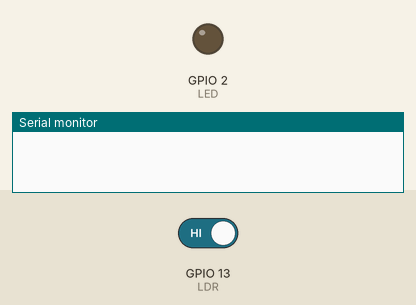
A sketch run on a simulated ESP32. On the bench: output pins drawn as LEDs (lit = HIGH), the last lines printed to the serial monitor. The inputs (shaded band) are chosen by the test bench; at power-on: GPIO 13 (LDR) HIGH.

Above: at 2.7 s.
2.8 s: GPIO 13 (LDR) driven LOW
4.5 s: GPIO 13 (LDR) driven HIGH
At 5.4 s:
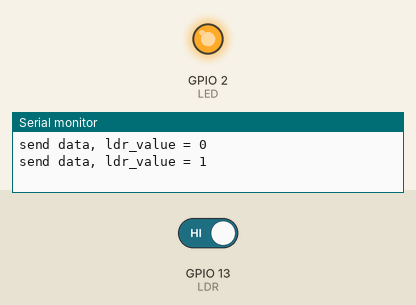
Timing chart, 0 to 7.5 s (numbered marks = the images above; inputs shaded):
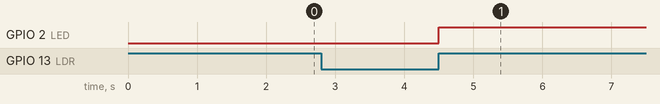

The sketch:

esp32_ldr_led_ubidots_mqtt.ino
```cpp
// Ubidots
#include "UbidotsEsp32Mqtt.h"
const char *UBIDOTS_TOKEN = "XXXX-xxxxxxxxxxxxxxxxxxxxxxxxxxxxxx";  // Put here your Ubidots TOKEN
const char *WIFI_SSID = "SSID";      // Put here your Wi-Fi SSID
const char *WIFI_PASS = "SSIDPASSWORD";      // Put here your Wi-Fi password
const char *DEVICE_LABEL = "esp32";   // Put here your Device label to which data  will be published
const char *VARIABLE_LABEL = "light"; // Put here your Variable label to which data  will be published
Ubidots ubidots(UBIDOTS_TOKEN);

// LDR
#define LDR 13
#define DARK 1
int ldr_value = 0;
int last_ldr_value = 1;

// LED
#define LED 2


void callback(char *topic, byte *payload, unsigned int length)
{
  Serial.print("Message arrived [");
  Serial.print(topic);
  Serial.print("] ");
  for (int i = 0; i < length; i++)
  {
    Serial.print((char)payload[i]);
  }
  Serial.println();
}

void setup()
{
  // put your setup code here, to run once:
  Serial.begin(115200);
  pinMode(LDR, INPUT);
  pinMode(LED, OUTPUT);
  mqtt_begin();
}

void loop()
{
  ldr_read();
  if (!ubidots.connected())
  {
    ubidots.reconnect();
  }
  ubidots.loop();
}
```

ldr.ino
```cpp
void ldr_read()
{
  ldr_value = digitalRead(LDR);
  if (ldr_value!=last_ldr_value)
  {
  if (ldr_value == DARK)
    {
      turn_on_led();
    }
    else
    {
      turn_off_led();
    }
    send_data();
    last_ldr_value = ldr_value;
  }
}

void turn_on_led()
{
  digitalWrite(LED, HIGH);
}

void turn_off_led()
{
  digitalWrite(LED, LOW);
}
```

mqtt.ino
```cpp
void mqtt_begin()
{
  // ubidots.setDebug(true);  // uncomment this to make debug messages available
  ubidots.connectToWifi(WIFI_SSID, WIFI_PASS);
  ubidots.setCallback(callback);
  ubidots.setup();
  ubidots.reconnect();
}

void send_data()
{
  delay(200);
  Serial.println("send data, ldr_value = " + String(ldr_value));
  ubidots.add(VARIABLE_LABEL, ldr_value); // Insert your variable Labels and the value to be sent
  ubidots.publish(DEVICE_LABEL);
}
```

Measured:
- after the input at 4.5 s, GPIO 2 (LED): LOW → HIGH at once
